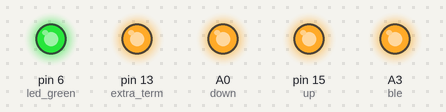
A sketch run on a simulated Arduino Uno, built with avr-gcc and run on an emulated ATmega328P. On the bench: output pins drawn as LEDs (lit = HIGH). What the sketch prints to the serial monitor is not drawn.

Above: at 0.3 s.
At 2.1 s:
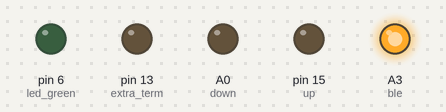
Timing chart, 0 to 3.0 s (numbered marks = the images above):
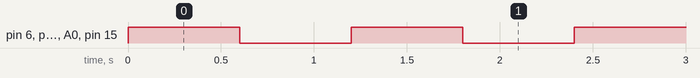

The sketch:

garage_test.ino
```cpp
#include <SoftwareSerial.h>
#include <EEPROM.h>
/**********************************************************
            HARDWARE RELATED CONFIGS */
#define up 15                    //up terminal
#define down 14                  //down terminal
#define extra_term 13            //extra terminal

#define rst_red 7                //red led (also the rst button)
#define led_green 6              //green led
#define _toggle_wait 600         //terminal toggle delay
/**********************************************************
           BLUETOOTH RELATED CONFIGS */
#define ble A3
#define _parameter_key "#"    //#seperated strings
#define _string_length 50
#define lengthofpass 6

#define up_config "A0"
#define down_config "B0"
#define extraterm_config "0A"

//**********************************************************

#define bleserial mySerial
#define pcserial Serial          //serial configs

//**********************************************************

#define _status_mode 1
#define _update_mode 2
//**********************************************************

SoftwareSerial mySerial(8,9);

//**********************************************************

/*const char up_config[_string_length]  =up_string;
const char down_config[_string_length]=down_string;
const char extraterm_config[_string_length]=extraterm_string; */

String task;
const char update_string[]="up";
const char status_string[]="st";

bool rst=HIGH;
volatile char bleresp[_string_length]={0};

String username;
String password;

char storedpass[7]={0};

String default_username="default";
String default_pass="000000";
char ch;
int p=0;
const char at_username[]="AT+NAME";
const char at_pass[]="AT+PASS";

void(* resetFunc) (void) = 0;

void setup() {

  bleserial.begin(9600);
  pcserial.begin(9600);

  pinMode(up,OUTPUT);
  pinMode(down,OUTPUT);
  pinMode(extra_term,OUTPUT);

  pinMode(rst_red,INPUT_PULLUP);
  pinMode(led_green,OUTPUT);

  pinMode(ble,OUTPUT);

  digitalWrite(ble,HIGH);

  pcserial.println("              ");
  pcserial.print("module restarted!!");
  int i=0;
   for (i=0;i<lengthofpass;i++)
  {
   storedpass[i] = EEPROM.read(i) ;
  }
  storedpass[i]='\0';

   for (int i=0;i<lengthofpass+1;i++)
  {
  pcserial.print( storedpass[i]);
  }

}

void loop() {
  digitalWrite(led_green,HIGH);
  digitalWrite(rst_red,HIGH);
  digitalWrite(up,HIGH);
  digitalWrite(down,HIGH);
  digitalWrite(extra_term,HIGH);

  delay(600);

  digitalWrite(led_green,LOW);
  digitalWrite(rst_red,LOW);
  digitalWrite(up,LOW);
  digitalWrite(down,LOW);
  digitalWrite(extra_term,LOW);

  delay(600);


}
```

Measured:
- by itself, pin 6 (led_green), pin 13 (extra_term), A0 (down), pin 15 (up): alternates HIGH for 0.60 s and LOW for 0.60 s
